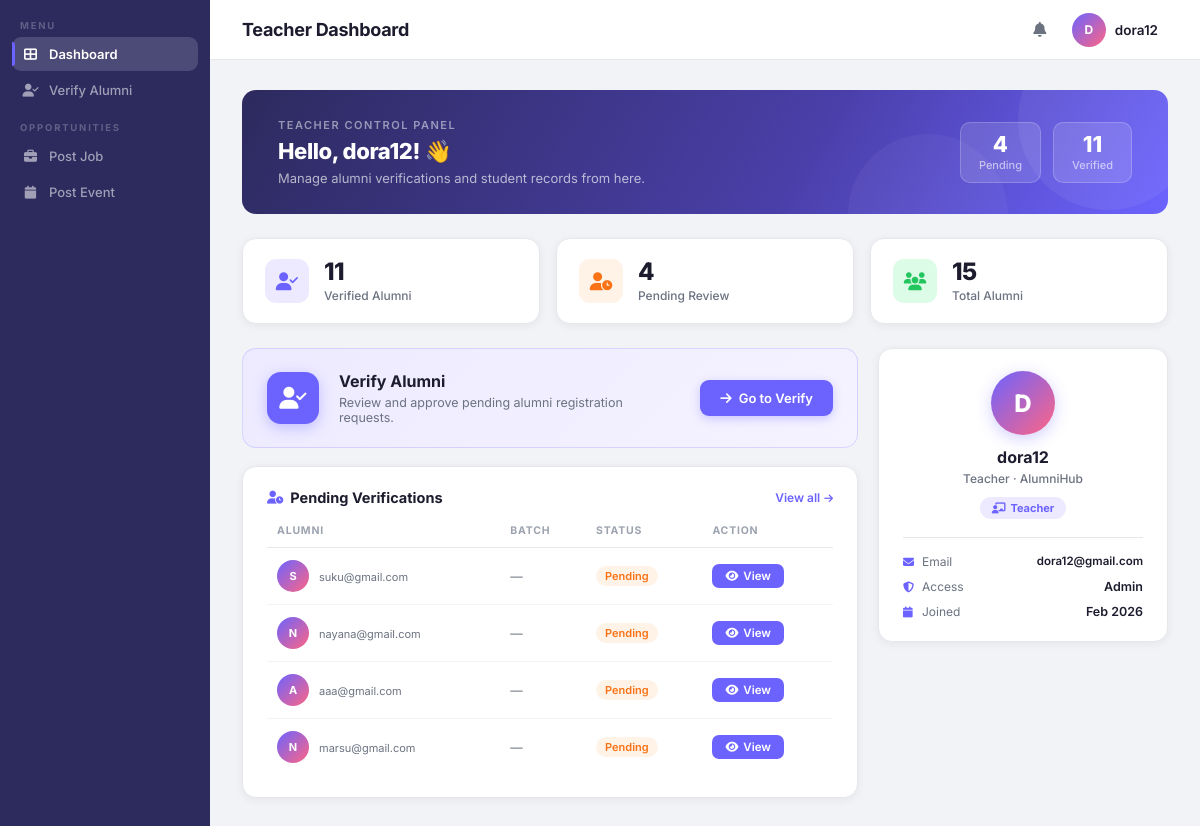
Page /teacher/dashboard/ (signed in) on the committed database.
### admin_module/models.py (models this page shows, shortened)
class SystemMetadata(models.Model):
    STATUS_CHOICES = [
        ('PENDING', 'Pending'),
        ('APPROVED', 'Approved'),
        ('REJECTED', 'Rejected'),
    ]
    user = models.OneToOneField(User, on_delete=models.CASCADE)
    created_at = models.DateTimeField(default=timezone.now)
    updated_at = models.DateTimeField(auto_now=True)
    status = models.CharField(
        max_length=10,
        choices=STATUS_CHOICES,
        default='PENDING'
    )
    profile_completion = models.IntegerField(default=0)

### teacher_module/views.py (the view)
# urls.py: path('dashboard/', views.teacher_dashboard, name='teacher_dashboard'),
@login_required
def teacher_dashboard(request):
    pending_requests = SystemMetadata.objects.filter(status="PENDING")
    verified_count = SystemMetadata.objects.filter(status="APPROVED").count()
    pending_count = pending_requests.count()
    total_alumni = SystemMetadata.objects.count()
    return render(request, "teacher/teacher_dashboard.html", {
        "pending_requests": pending_requests,
        "verified_count": verified_count,
        "pending_count": pending_count,
        "total_alumni": total_alumni,
    })

### templates/teacher/teacher_dashboard.html (shortened to what this page needs)
<!DOCTYPE html>
<html lang="en">
<head>
    <link rel="stylesheet" href="https://cdnjs.cloudflare.com/ajax/libs/font-awesome/6.4.0/css/all.min.css">
</head>
<body>
<aside class="sidebar">
    <div class="nav-section">
        <div class="nav-label">Menu</div>
        <a href="{% url 'teacher_dashboard' %}"
        class="nav-item {% if request.resolver_match.url_name == 'teacher_dashboard' %}active{% endif %}">
            <i class="fas fa-th-large"></i> Dashboard
        </a>
        <a href="{% url 'verify_alumni' %}"
        class="nav-item {% if request.resolver_match.url_name == 'verify_alumni' %}active{% endif %}">
            <i class="fas fa-user-check"></i> Verify Alumni
        </a>
        <div class="nav-label" style="margin-top:15px;">Opportunities</div>
        <a href="{% url 'post_job' %}" class="nav-item">
            <i class="fas fa-briefcase"></i> Post Job
        </a>
        <a href="{% url 'post_event' %}" class="nav-item">
            <i class="fas fa-calendar"></i> Post Event
        </a>
    </div>
</aside>
<div class="main">
    <div class="topbar">
        <div class="topbar-title">Teacher Dashboard</div>
        <div class="topbar-right">
            <button class="t-bell"><i class="fas fa-bell"></i></button>
            <div class="t-user">
                <div class="t-avatar">{{ request.user.username|first|upper }}</div>
                <span class="t-name">{{ request.user.username }}</span>
            </div>
        </div>
    </div>
    <div class="page">
        <div class="welcome-strip">
            <div class="ws-left">
                <div class="ws-greeting">Teacher Control Panel</div>
                <div class="ws-name">Hello, {{ request.user.username }}! 👋</div>
                <div class="ws-sub">Manage alumni verifications and student records from here.</div>
            </div>
            <div class="ws-right">
                <div class="ws-badge">
                    <div class="ws-badge-num">{{ pending_count }}</div>
                    <div class="ws-badge-lbl">Pending</div>
                </div>
                <div class="ws-badge">
                    <div class="ws-badge-num">{{ verified_count }}</div>
                    <div class="ws-badge-lbl">Verified</div>
                </div>
            </div>
        </div>
        <div class="stats-row">
            <div class="stat-card">
                <div class="stat-icon si-p"><i class="fas fa-user-check"></i></div>
                <div>
                    <div class="stat-val">{{ verified_count }}</div>
                    <div class="stat-lbl">Verified Alumni</div>
                </div>
            </div>
            <div class="stat-card">
                <div class="stat-icon si-o"><i class="fas fa-user-clock"></i></div>
                <div>
                    <div class="stat-val">{{ pending_count }}</div>
                    <div class="stat-lbl">Pending Review</div>
                </div>
            </div>
            <div class="stat-card">
                <div class="stat-icon si-g"><i class="fas fa-users"></i></div>
                <div>
                    <div class="stat-val">{{ total_alumni }}</div>
                    <div class="stat-lbl">Total Alumni</div>
                </div>
            </div>
        </div>
        <div class="two-col">
            <div>
                <div class="verify-card">
                    <div class="vc-icon"><i class="fas fa-user-check"></i></div>
                    <div class="vc-text">
                        <div class="vc-title">Verify Alumni</div>
                        <div class="vc-sub">Review and approve pending alumni registration requests.</div>
                    </div>
                    <a href="{% url 'verify_alumni' %}" class="vc-btn">
                        <i class="fas fa-arrow-right"></i> Go to Verify
                    </a>
                </div>
                <div class="card">
                    <div class="card-hdr">
                        <div class="card-title"><i class="fas fa-user-clock"></i> Pending Verifications</div>
                        <a href="{% url 'verify_alumni' %}" class="card-link">View all <i class="fas fa-arrow-right" style="font-size:10px"></i></a>
                    </div>
                    <table class="tbl">
                        <thead>
                            <tr>
                                <th>Alumni</th>
                                <th>Batch</th>
                                <th>Status</th>
                                <th>Action</th>
                            </tr>
                        </thead>
                        <tbody>
                        {% for request in pending_requests %}
                        <tr>
                            <td>
                                <div class="p-cell">
                                    <div class="p-av">
                                        {{ request.user.username|first|upper }}
                                    </div>
                                    <div>
                                        <div class="p-d">
                                            {{ request.user.email }}
                                        </div>
                                    </div>
                                </div>
                            </td>
                            <td style="color:var(--muted);font-size:12.5px">
                                {{ request.user.alumniprofile.academicdetails.passout_year|default:"—" }}
                            </td>
                            <td>
                                <span class="pill pill-pending">Pending</span>
                            </td>
                            <td>
                                <a href="{% url 'teacher_view_alumni' request.user.id %}" class="btn-v">
                                    <i class="fas fa-eye"></i> View
                                </a>
                            </td>
                        </tr>
                        {% empty %}
                        <tr>
                            <td colspan="4" style="text-align:center;color:var(--muted);padding:20px;">
                                No pending requests
                            </td>
                        </tr>
                        {% endfor %}
                        </tbody>
                    </table>
                </div>
            </div>
            <div>
                <div class="card teacher-panel">
                    <div class="tp-av">{{ request.user.username|first|upper }}</div>
                    <div class="tp-name">{{ request.user.username }}</div>
                    <div class="tp-role">Teacher · AlumniHub</div>
                    <div class="tp-badge"><i class="fas fa-chalkboard-teacher"></i> Teacher</div>
                    <div class="tp-divider"></div>
                    <div class="tp-meta">
                        <div class="tp-row">
                            <span class="tp-lbl"><i class="fas fa-envelope"></i> Email</span>
                            <span class="tp-val" style="font-size:11.5px;max-width:140px;text-align:right;overflow:hidden;text-overflow:ellipsis;white-space:nowrap">{{ request.user.email|default:"—" }}</span>
                        </div>
                        <div class="tp-row">
                            <span class="tp-lbl"><i class="fas fa-shield-alt"></i> Access</span>
                            <span class="tp-val">Admin</span>
                        </div>
                        <div class="tp-row">
                            <span class="tp-lbl"><i class="fas fa-calendar"></i> Joined</span>
                            <span class="tp-val">{{ request.user.date_joined|date:"M Y"|default:"—" }}</span>
                        </div>
                    </div>
                </div>
    </div>
</div>
</body>
</html>

### rows in the picture
SystemMetadata: user.username|first "S", user.email "suku@gmail.com", user.alumniprofile.academicdetails.passout_year "—"
SystemMetadata: user.username|first "N", user.email "nayana@gmail.com", user.alumniprofile.academicdetails.passout_year "—"
SystemMetadata: user.username|first "A", user.email "aaa@gmail.com", user.alumniprofile.academicdetails.passout_year "—"
SystemMetadata: user.username|first "N", user.email "marsu@gmail.com", user.alumniprofile.academicdetails.passout_year "—"

### other values in the picture
{{ request.user.username|first|upper }} "D"
{{ request.user.username }} "dora12"
{{ pending_count }} "4"
{{ verified_count }} "11"
{{ total_alumni }} "15"
{{ request.user.email|default:"—" }} "dora12@gmail.com"
{{ request.user.date_joined|date:"M Y"|default:"—" }} "Feb 2026"
